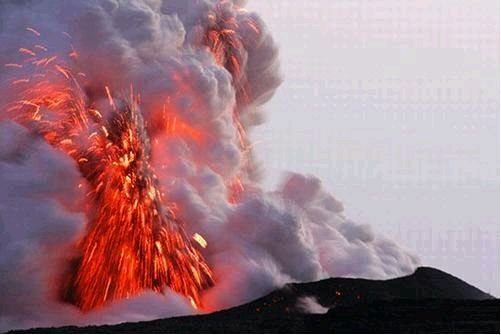
#> input picture First craw/pic/0.jpg, 501 x 335 px, found by its file name
$ python cut_to_4.py   (Python 2 division)
#> lines starting #> are read from the running program, lines starting #| are printed output that depends on the picture
from __future__ import print_function
import sys, os
from PIL import Image
import math


def cut(img, file_name, dir):
    w, h = img.size
    img_list = []
    for i in range(4):
        img_list.append(Image.new(img.mode, (w / 4, h)))
    image = img.copy()
    xsize, ysize = image.size
    w = xsize / 4
    for i in range(4):
        crop = img.crop((w * i, 0, (i + 1) * w, ysize))
        img_list[i].paste(crop, (0, 0, w, ysize))
    if not os.path.exists(dir + 'Cut/'):
        os.mkdir(dir + 'Cut/')
    for i, img in enumerate(img_list):
        img.save(dir + 'Cut/%s_%d.gif' % (file_name, i))


def image_filter(img):
    pix_data = img.load()
    image_size = img.size
    r_filter = 136
    g_filter = 136
    for y in xrange(image_size[1]):
        for x in xrange(image_size[0]):
            if pix_data[x, y][0] < r_filter:
                pix_data[x, y] = (0, 0, 0, 255)
    for y in xrange(image_size[1]):
        for x in xrange(image_size[0]):
            if pix_data[x, y][1] < g_filter:
                pix_data[x, y] = (0, 0, 0, 255)
    for y in xrange(image_size[1]):
        for x in xrange(image_size[0]):
            if pix_data[x, y][2] > 0:
                pix_data[x, y] = (255, 255, 255, 255)


def image_enhance(img):
    img = img.filter(ImageFilter.MedianFilter())
    enhancer = ImageEnhance.Contrast(img)
    img = enhancer.enhance(2)
    img = image.convert('1')
    return img


def image_mean(img):
    pix_data = img.load()
    s = 0
    _y = 0
    _x = 0
    for y in xrange(img.size[0]):
        for x in xrange(img.size[1]):
            if pix_data[x, y]:
                _x += x
                _y += y
                s += 1
    return _x / float(s), _y / float(s)


def image_var(img):
    pix_data = img.load()
    s = 0
    mean_x, mean_y = image_mean(img)
    x2 = 0
    y2 = 0
    for y in xrange(img.size[0]):
        for x in xrange(img.size[1]):
            if pix_data[x, y]:
                x2 += (x - mean_x) ** 2
                y2 += (y - mean_y) ** 2
                s += 1
    return x2 / float(s), y2 / float(s)


def dist(x, y):
    return math.sqrt((x[0] - y[0]) ** 2 + (x[1] - y[1]) ** 2)


image_path = '/home/kyo/Touro/Pictures/Random_Image/'
for i in range(int(raw_input("Input numbers of images:"))):
#> the answer given: 3
    image = Image.open(image_path + '%d.jpg' % i)
#> image is the input picture: PIL image 501x335 RGB; mean R, G, B 159.2, 124.6, 133
    image = image.convert('RGBA')
#> image: PIL image 501x335 RGBA
    image_filter(image)
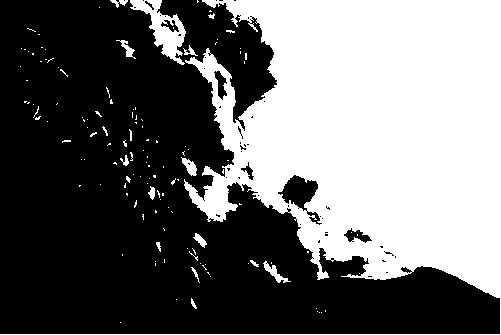
#> image: PIL image 501x335 RGBA; mean R, G, B, A 107.4, 107.4, 107.4, 255
    cut(image, '%d.jpg' % i, image_path)
#> the loop in cut, `for i in range(4):` made 4 passes
#> pass 1, in cut, `crop = img.crop((w * i, 0, (i + 1) * w, ysize))`:
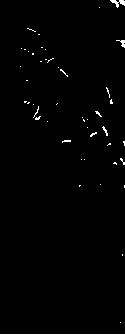
#> crop: PIL image 125x335 RGBA; mean R, G, B, A 2.8, 2.8, 2.8, 255
#> pass 2, in cut, `crop = img.crop((w * i, 0, (i + 1) * w, ysize))`:
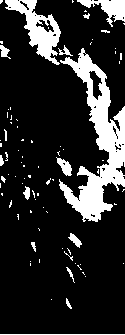
#> crop: PIL image 125x335 RGBA; mean R, G, B, A 43.5, 43.5, 43.5, 255
#> pass 3, in cut, `crop = img.crop((w * i, 0, (i + 1) * w, ysize))`:
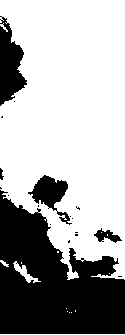
#> crop: PIL image 125x335 RGBA; mean R, G, B, A 169.6, 169.6, 169.6, 255
#> after the loop in cut, `for i in range(4):`:
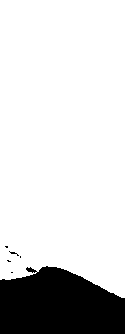
#> crop: PIL image 125x335 RGBA; mean R, G, B, A 212.5, 212.5, 212.5, 255
    sys.stdout.flush()
    print("\rCutting image %d ..." % i, end='')
#> pass 2 of the loop `for i in range(int(raw_input("Input numbers of images:"))):`:
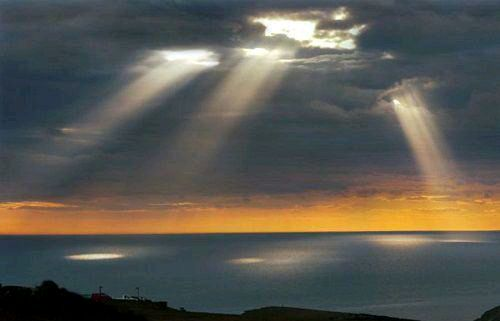
#> input picture First craw/pic/1.jpg, 500 x 321 px, found by its file name
#> image is the input picture: PIL image 500x321 RGB; mean R, G, B 90.2, 88.4, 81.3
#> `image_filter(image)`:
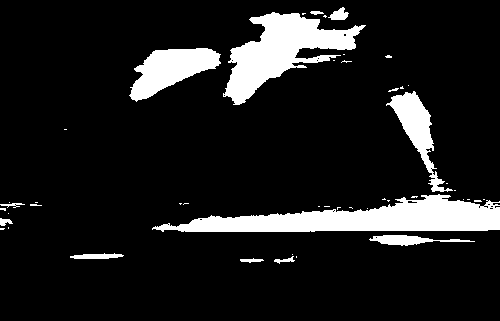
#> image: PIL image 500x321 RGBA; mean R, G, B, A 29.8, 29.8, 29.8, 255
#> after the loop in cut (call 2), `for i in range(4):`:
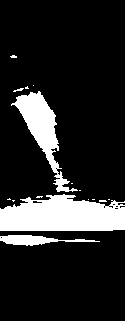
#> crop: PIL image 125x321 RGBA; mean R, G, B, A 39.5, 39.5, 39.5, 255
#> (the run stopped early here; a loop or call above may not have finished)
